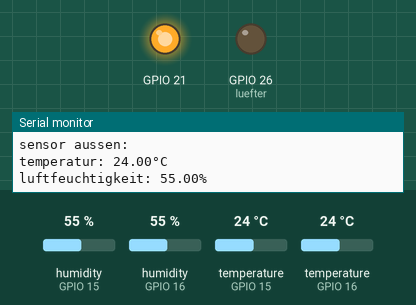
Simulated run of this sketch. Board: ESP32. On the bench: output pins drawn as LEDs (lit = HIGH), the last lines printed to the serial monitor. The test bench sets the inputs (shaded band); at power-on: humidity (sensors on GPIO 15, GPIO 16) 55 %, temperature (sensors on GPIO 15, GPIO 16) 24 °C. Storage starts empty.

Above: at 1.5 s.
1.6 s: humidity (sensor on GPIO 15) set to 52 %
4.4 s: humidity (sensor on GPIO 15) set to 49 %
At 5.7 s:
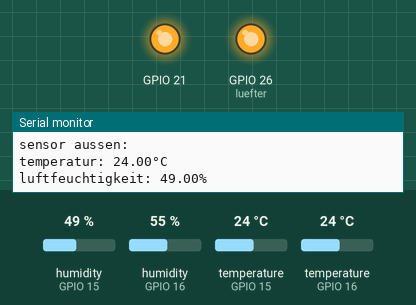
7.2 s: humidity (sensor on GPIO 15) set to 53 %
10.0 s: humidity (sensor on GPIO 15) set to 56 %
At 11.2 s:
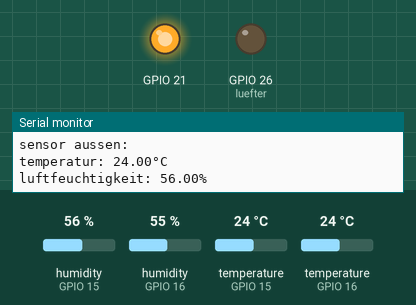
12.8 s: humidity (sensor on GPIO 15) set to 22 %
At 14.3 s:
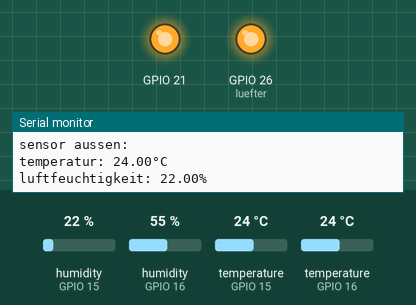
Timing chart, 0 to 15.8 s (numbered marks = the images above; inputs shaded):
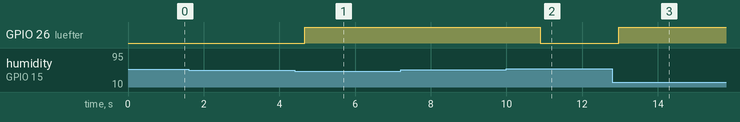

Measured:
- the behaviour switches between 51 and 50 % on humidity (sensor on GPIO 15) (found by bisection; images 0 and 1)
- the behaviour switches between 54 and 55 % on humidity (sensor on GPIO 15) (found by bisection; images 1 and 2)
- after the input at 4.4 s, GPIO 26 (luefter): LOW → HIGH after 0.27 s
- after the input at 10.0 s, GPIO 26 (luefter): HIGH → LOW after 0.89 s
- after the input at 12.8 s, GPIO 26 (luefter): LOW → HIGH after 0.17 s

The sketch:

kal_pn0004_nodemcu-32s.ino
```cpp
// projektnummer      : kal_pn0004
// datum              : 25.12.2023
// version            : v1.2
// software by        : makinghub
// ohne webserver

#include <Adafruit_Sensor.h>
#include <DHT.h>
#include <DHT_U.h>


#include <FS.h>
#include <SD.h>
#include <SPI.h>
/////////////////////////////////////////////////////////////////////////////////////////////////////////////////////////////////////////////////


///////////////////////////////////////////////////////////////////////////////////////////////////////////////////////////////////////////////////
#define luefter 26 // pin für relais/ luefter
//sensoren
#define sens_aussen 15   //signal pin für dht22 sensor aussen
#define sens_innen  16    //signal pin für dht22 sensor innen


#define dhttype    DHT22     // sensortyp DHT 22 (AM2302)


DHT_Unified dht_aussen (sens_aussen, dhttype);
DHT_Unified dht_innen (sens_innen, dhttype);


double temp_aussen, temp_innen, hum_aussen, hum_innen;
uint32_t delayMS;
int counter = 0;
String luefter_start ;
String luefter_stop ;

String str_hum_aussen;
String str_hum_innen;
String str_temp_aussen;
String str_temp_innen;

const double Mw = 18.016; // molekulargewicht wasserdampf in kg/kmol
const double Ur = 8314.3; // universelle gaskonstante in J (kmol*K)
double a_innen,b_innen, a_aussen, b_aussen ; // zusatzwerte abh. von >0>
double DD_aussen, DD_innen; // dampfdruck innen/aussen
double hum_abs_innen, hum_abs_aussen; // absolute luftfeuchtigkeint innen/aussen
String str_abs_hum_innen, str_abs_hum_aussen;

//////////////////////////////////////////////////////////////////////////////////////////////////////////////////////////////////////////////////////

// define the SD card pins
#define CS  5
#define MOSI  23
#define MISO  19
#define SCK 18

// initialize the SPI bus
SPIClass spi(VSPI);

File datalog;

int timer = 0;


void setup() {

  Serial.begin(9600);
////////////////////////////////////////////////////////////////////
spi.begin(SCK,MISO,MOSI,CS);
if(!SD.begin(5)){
    Serial.println("Card Mount Failed");
    return;
  }


/////////////////////////////////////////////////////////////////////
  // pinmode für relais pin
  pinMode(luefter, OUTPUT);
  pinMode(21, OUTPUT);
  // Initialize device.

  dht_aussen.begin();
  dht_innen.begin();

  Serial.println(F("kal_pn0004, version: v1.0 "));

//////////////////////////////////////////////////////////////////////

  // Print temperature sensor details.
  sensor_t sensor;
  dht_aussen.temperature().getSensor(&sensor);
  Serial.println(F("------------------------------------"));
  Serial.println(F("Temperature Sensor"));
  Serial.print  (F("Sensor Type: ")); Serial.println(sensor.name);
  Serial.print  (F("Driver Ver:  ")); Serial.println(sensor.version);
  Serial.print  (F("Unique ID:   ")); Serial.println(sensor.sensor_id);
  Serial.print  (F("Max Value:   ")); Serial.print(sensor.max_value); Serial.println(F("°C"));
  Serial.print  (F("Min Value:   ")); Serial.print(sensor.min_value); Serial.println(F("°C"));
  Serial.print  (F("Resolution:  ")); Serial.print(sensor.resolution); Serial.println(F("°C"));
  Serial.println(F("------------------------------------"));

  // Print humidity sensor details.
  dht_aussen.humidity().getSensor(&sensor);
  Serial.println(F("Humidity Sensor"));
  Serial.print  (F("Sensor Type: ")); Serial.println(sensor.name);
  Serial.print  (F("Driver Ver:  ")); Serial.println(sensor.version);
  Serial.print  (F("Unique ID:   ")); Serial.println(sensor.sensor_id);
  Serial.print  (F("Max Value:   ")); Serial.print(sensor.max_value); Serial.println(F("%"));
  Serial.print  (F("Min Value:   ")); Serial.print(sensor.min_value); Serial.println(F("%"));
  Serial.print  (F("Resolution:  ")); Serial.print(sensor.resolution); Serial.println(F("%"));
  Serial.println(F("------------------------------------"));
  // Set delay between sensor readings based on sensor details.
  delayMS = sensor.min_delay / 1000;

  timer = millis();
}


void loop()
{

  // pin 21 wird als extra spannungsquelle verwendet, deshalb dauerhaft high
  digitalWrite(21,HIGH);

  // aufruf der funktionen

  get_value_innen();
  get_value_aussen();
  hum_abs();
  relay_control();
  datalogging();


  // Delay between measurements.
  delay(delayMS);


}
```

kal_pn0004_abs_luftfeuchte.ino
```cpp
void hum_abs ()
{
  // koeffizienten aussen bestimmen
 if (temp_aussen >= 0)
  {
   a_aussen = 7.5;
   b_aussen = 237.4;
  }
  else
  {
   a_aussen = 7.6;
   b_aussen = 240.7;
  }
  // koeffizienten innen bestimmen
 if (temp_innen >= 0)
  {
   a_innen = 7.5;
   b_innen = 237.4;
  }
  else
  {
   a_innen = 7.6;
   b_innen = 240.7;
  }

  // umrechnung rel. luftfeuchte in abs. luftfeuchte

  DD_aussen = (hum_aussen/100)*(6.1078*pow(10,((a_aussen*temp_aussen)/(b_aussen+temp_aussen))));
  DD_innen = (hum_innen/100)*(6.1078*pow(10,((a_innen*temp_innen)/(b_innen+temp_innen))));

  hum_abs_aussen = (100000*(Mw/Ur)*DD_aussen)/(temp_aussen + 273.15);
  hum_abs_innen = (100000*(Mw/Ur)*DD_innen)/(temp_innen + 273.15);
  str_abs_hum_innen = String(hum_abs_innen);
  str_abs_hum_aussen = String(hum_abs_aussen);

}
```

kal_pn0004_datalogging.ino
```cpp
void datalogging()
{
  if ((millis()-timer) >= 1800000 )
  {
    // uhrzeit und messdaten hintereinanderhängen
    String data_aussen =  str_hum_aussen.c_str();
    String data_innen = str_hum_innen.c_str();

  // schreiben der einzelnen messungen
    writeFile(SD,"/datalog.txt", "Luftfeuchtigkeit aussen: ");
    writeFile(SD,"/datalog.txt", data_aussen.c_str());
    writeFile(SD,"/datalog.txt","\n");
    writeFile(SD,"/datalog.txt", "Luftfeuchtigkeit innen: ");
    writeFile(SD,"/datalog.txt",data_innen.c_str());
    writeFile(SD,"/datalog.txt","\n");

    timer = millis();
  }
}

// funktion zum sd karte schreiben

void writeFile(fs::FS &fs, const char * path, const char * message){


    Serial.printf("Writing file: %s\n", path);

    File file = fs.open(path, FILE_APPEND);
    if(!file){
        Serial.println("Failed to open file for writing");
        return;
    }
    if(file.println(message)){
        Serial.println("File written");
    } else {
        Serial.println("Write failed");
    }
    file.close();

}


   
```

kal_pn0004_relay_control.ino
```cpp
void relay_control()
{

  // luefter an schalten

  if ((hum_abs_aussen <= (hum_abs_innen-1)) && (hum_aussen != 9999) && (hum_innen != 9999) && (temp_aussen > 4))
  {
    digitalWrite(luefter, HIGH);

  }


  // luefter abschalten
  if ((hum_abs_aussen >= hum_abs_innen) )
  {
    digitalWrite(luefter, LOW);

  }


  //luefter abschalten sensor fehler

  if ((hum_aussen == 9999) || (hum_innen == 9999) || (temp_aussen < 4))
  {
    digitalWrite(luefter, LOW);

  }


}
```

kal_pn0004_senor_innen.ino
```cpp
void get_value_innen ()
{
  sensors_event_t event;


  // sensordaten lesen temperatur

  dht_innen.temperature().getEvent(&event);

  if (isnan(event.temperature))
   {
    Serial.println("Error reading temperature inside!");
    Serial.println();
    Serial.println();
    str_temp_innen = "Error reading temperature inside!";
    temp_innen = 9999;
   }

  else
  {
   temp_innen = event.temperature;
   str_temp_innen = String(temp_innen);;
  }


  // sensordaten lesen luftfeuchtigkeit

   dht_innen.humidity().getEvent(&event);

  if (isnan(event.relative_humidity))
  {
    Serial.println( "Error reading humidity inside!");
    Serial.println();
    Serial.println();

    str_hum_innen = "Error reading humidity inside!";
    hum_innen =9999;
  }

  else
  {
   hum_innen = event.relative_humidity;
   str_hum_innen = String(hum_innen);

   Serial.println(("sensor innen:"));
   Serial.print  (("temperatur: "));
   Serial.print  (String(temp_innen)+"°C");
   Serial.println();
   Serial.print  (("luftfeuchtigkeit: "));
   Serial.print  (String(hum_innen)+"%");
   Serial.println();
   Serial.println();
  }
}
```

kal_pn0004_sensor_aussen.ino
```cpp
void get_value_aussen ()
{
 sensors_event_t event;

 // sensordaten lesen temperatur

  dht_aussen.temperature().getEvent(&event);

  if (isnan(event.temperature))
   {
    Serial.println("Error reading temperature outside!");
    Serial.println();
    Serial.println();
    str_temp_aussen = "Error reading temperature outside!";
    temp_aussen =9999;
   }

  else
  {
   temp_aussen = event.temperature;
   str_temp_aussen = String(temp_aussen);;
  }


   // sensordaten lesen luftfeuchtigkeit

  dht_aussen.humidity().getEvent(&event);

  if (isnan(event.relative_humidity))
  {
    Serial.println("Error reading humidity outside!");
    Serial.println();
    Serial.println();
    str_hum_aussen = "Error reading humidity outside!";
    hum_aussen =9999;
  }

  else
  {
   hum_aussen = event.relative_humidity;
   str_hum_aussen = String(hum_aussen);

  Serial.println(("sensor aussen:"));
  Serial.print  (("temperatur: "));
  Serial.print  (String(temp_aussen)+"°C");
  Serial.println();

  Serial.print  (("luftfeuchtigkeit: "));
  Serial.print  (String(hum_aussen)+"%");

  Serial.println();
  Serial.println();
  }
}
```
